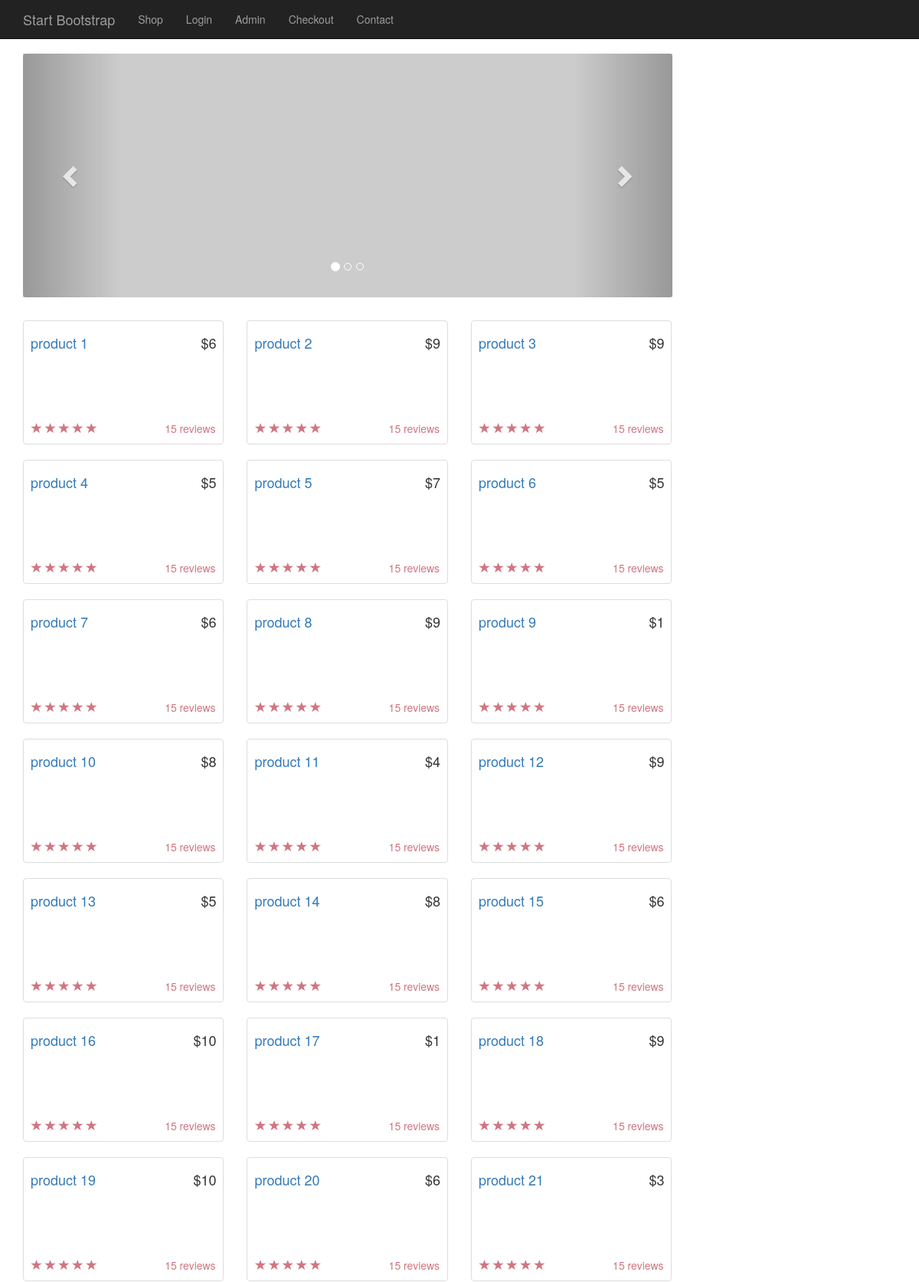
The page / (upper part) on the database its author committed.
### tables this page shows
CREATE TABLE IF NOT EXISTS `products` (
  `product_id` INT(11) UNSIGNED NOT NULL AUTO_INCREMENT,
  `product_title` VARCHAR(255) NOT NULL,
  `product_category_id` INT(11) UNSIGNED NOT NULL,
  `product_price` FLOAT(11) NOT NULL,
  `product_short_desc` VARCHAR(300) NOT NULL,
  `product_description` TEXT NOT NULL,
  `product_image` TEXT NOT NULL,
  PRIMARY KEY `pk_product_id`(`product_id`)
);

### resources/functions.php (the view, shortened to what this page needs)
<?php
function query($sql)
{
  global $connection;
  return mysqli_query($connection, $sql);
}
function fetch_array($sql)
{
  return mysqli_fetch_array($sql);
}
function get_products()
{
  $q = query("SELECT * FROM  `products`;");
  while ($row = fetch_array($q)) {
    echo '
      <div class="col-sm-4 col-lg-4 col-md-4">
      <div class="thumbnail">
      <a href="/public/item.php?id=' . $row["product_id"] . '">
          <img src="/resources/templates/front/uploads/' . $row["product_image"] . '" alt=""></a>
          <div class="caption">
              <h4 class="pull-right">&dollar;' . $row["product_price"] . '</h4>
              <h4><a href="/public/item.php?id=' . $row["product_id"] . '">product ' . $row["product_id"] . '</a>
              </h4>
              <p>' . $row["product_short_desc"] . '</p>
          </div>
          <div class="ratings">
              <p class="pull-right">15 reviews</p>
              <p>
                  <span class="glyphicon glyphicon-star"></span>
                  <span class="glyphicon glyphicon-star"></span>
                  <span class="glyphicon glyphicon-star"></span>
                  <span class="glyphicon glyphicon-star"></span>
                  <span class="glyphicon glyphicon-star"></span>
              </p>
          </div>
        </div>
      </div>';
  }
}

### resources/templates/front/header.php (shortened to what this page needs)
<!DOCTYPE html>
<html lang="en">
<head>
    <link href="css/bootstrap.min.css" rel="stylesheet">
    <link href="css/shop-homepage.css" rel="stylesheet">
</head>
<body>
    <?php require_once(TEMPLATE_FRONT.'/top_nav.php');?>

### resources/templates/front/top_nav.php (shortened to what this page needs)
<nav class="navbar navbar-inverse navbar-fixed-top" role="navigation">
        <div class="container">
            <div class="navbar-header">
                <a class="navbar-brand" href="index.php">Start Bootstrap</a>
            </div>
            <div class="collapse navbar-collapse" id="bs-example-navbar-collapse-1">
                <ul class="nav navbar-nav">
                    <li>
                        <a href="#">Shop</a>
                    </li>
                    <li>
                        <a href="#">Login</a>
                    </li>
                    <li>
                        <a href="admin">Admin</a>
                    </li>
                     <li>
                        <a href="checkout.php">Checkout</a>
                    </li>
                    <li>
                        <a href="contact.php">Contact</a>
                    </li>
                </ul>
            </div>
        </div>
    </nav>

### public/index.php (shortened to what this page needs)
<?php
require_once(TEMPLATE_FRONT . '/header.php');
?>
<div class="container">
    <div class="row">
        <div class="col-md-9">
            <?php require_once(TEMPLATE_FRONT . '/slider.php') ?>
            <div class="row">
                <?php get_products(); ?>
            </div>
        </div>
    </div>
</div>
<?php require_once(TEMPLATE_FRONT . '/footer.php'); ?>

### resources/templates/front/slider.php (shortened to what this page needs)
                <div class="row carousel-holder">
<div class="col-md-12">
    <div id="carousel-example-generic" class="carousel slide" data-ride="carousel">
        <ol class="carousel-indicators">
            <li data-target="#carousel-example-generic" data-slide-to="0" class="active"></li>
            <li data-target="#carousel-example-generic" data-slide-to="1"></li>
            <li data-target="#carousel-example-generic" data-slide-to="2"></li>
        </ol>
        <div class="carousel-inner">
            <div class="item active">
                <img class="slide-image" src="http://placehold.it/800x300" alt="">
            </div>
        </div>
        <a class="left carousel-control" href="#carousel-example-generic" data-slide="prev">
            <span class="glyphicon glyphicon-chevron-left"></span>
        </a>
        <a class="right carousel-control" href="#carousel-example-generic" data-slide="next">
            <span class="glyphicon glyphicon-chevron-right"></span>
        </a>
    </div>
</div>
</div>

### resources/templates/front/footer.php (shortened to what this page needs)
</body>
</html>

### public/css/shop-homepage.css (style rules this page uses)
body { padding-top: 70px; }
.slide-image { width: 100%; }
.carousel-holder { margin-bottom: 30px; }
.carousel-control, .item { border-radius: 4px; }
.caption { height: 130px; overflow: hidden; }
.caption h4 { white-space: nowrap; }
.ratings { padding-right: 10px; padding-left: 10px; color: #d17581; }
.thumbnail { padding: 0; }

### rows shown on the page
products: product_price "6", product_id "1"
products: product_price "9", product_id "2"
products: product_price "9", product_id "3"
products: product_price "5", product_id "4"
products: product_price "7", product_id "5"
products: product_price "5", product_id "6"
products: product_price "6", product_id "7"
products: product_price "9", product_id "8"
products: product_price "1", product_id "9"
products: product_price "8", product_id "10"
products: product_price "4", product_id "11"
products: product_price "9", product_id "12"
products: product_price "5", product_id "13"
products: product_price "8", product_id "14"
products: product_price "6", product_id "15"
products: product_price "10", product_id "16"
products: product_price "1", product_id "17"
products: product_price "9", product_id "18"
products: product_price "10", product_id "19"
products: product_price "6", product_id "20"
products: product_price "3", product_id "21"
